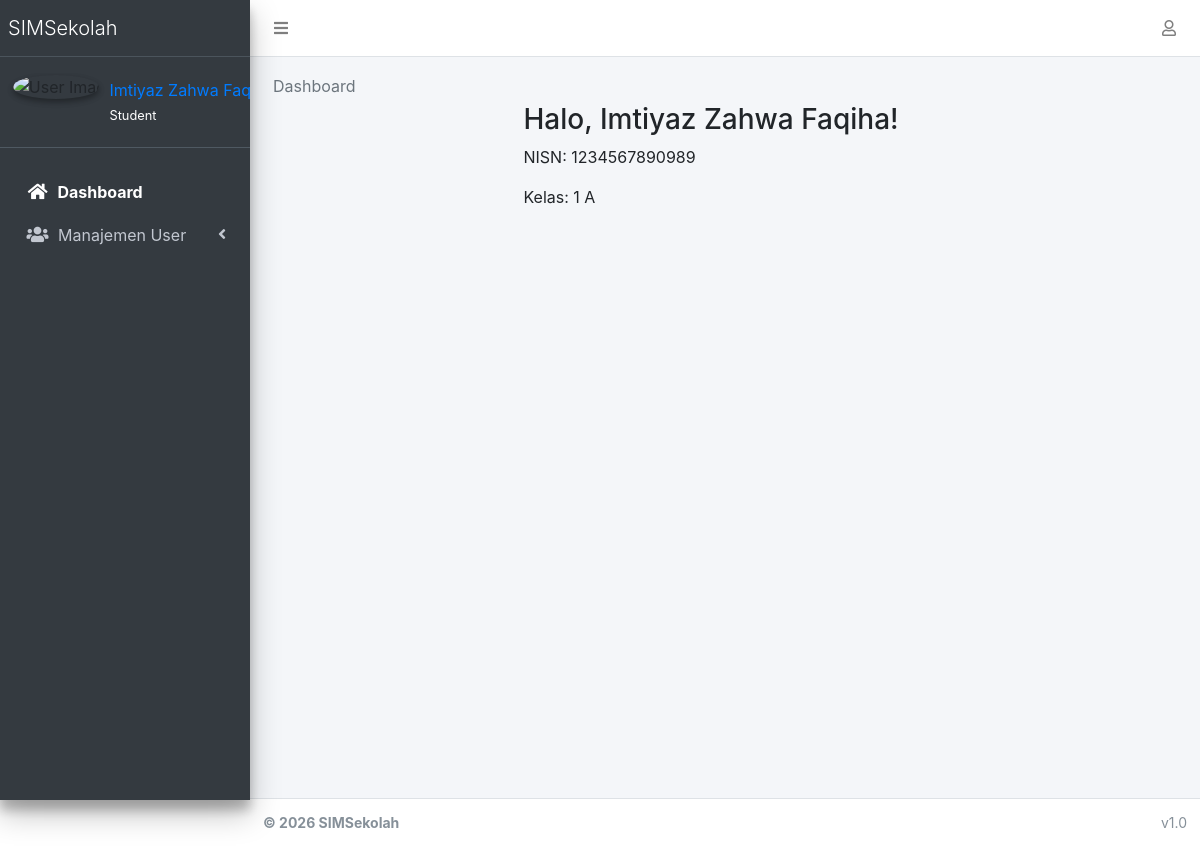
The app's page /dashboard/ (signed in), older data.
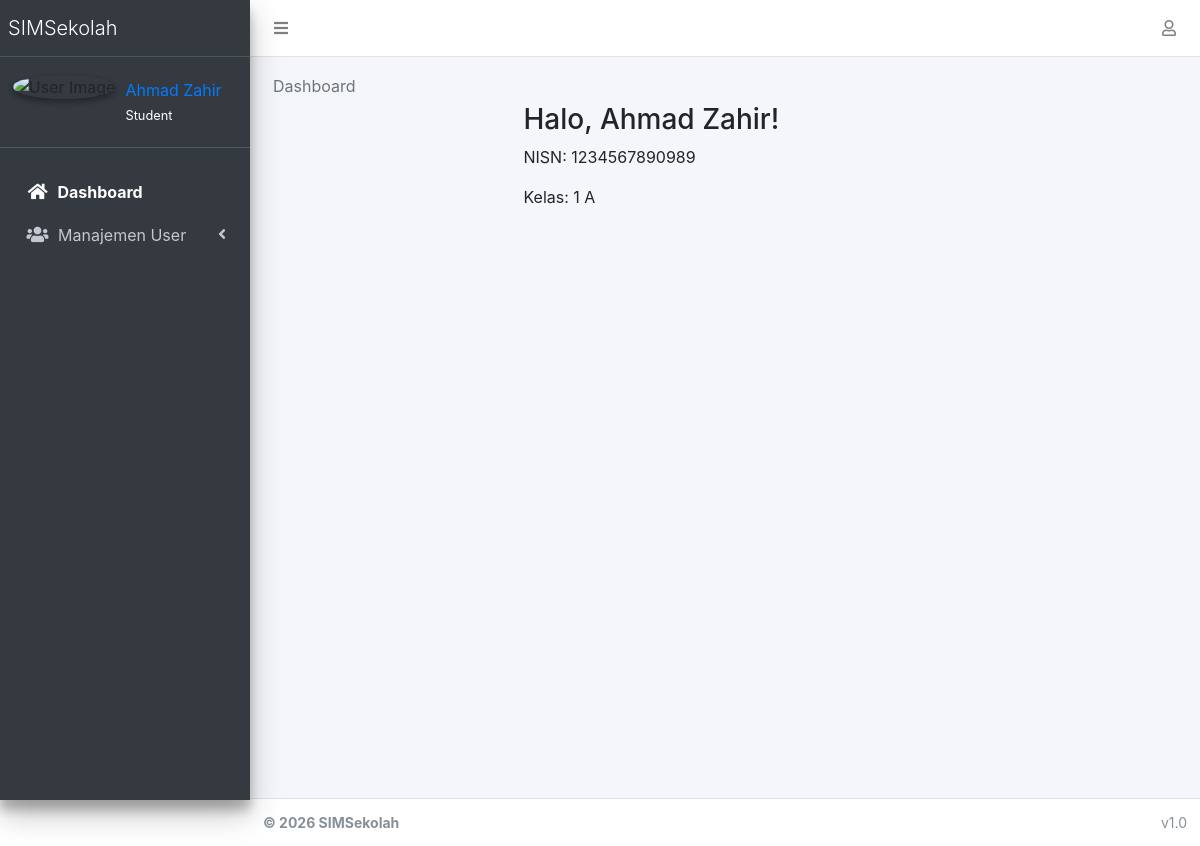
The same page, newer data.
### apps/accounts/models.py (models this page shows, shortened)
class UserProfile(models.Model):
    GENDER_CHOICES = (
        ('L', 'Laki-laki'),
        ('P', 'Perempuan'),
    )
    user = models.OneToOneField(User, on_delete=models.CASCADE)
    nama_lengkap = models.CharField(max_length=150, blank=True)
    nik = models.CharField(max_length=16, blank=True)
    jenis_kelamin = models.CharField(max_length=1, choices=GENDER_CHOICES, blank=True)
    tempat_lahir = models.CharField(max_length=100, blank=True)
    tanggal_lahir = models.DateField(null=True, blank=True)
    nama_ibu_kandung = models.CharField(max_length=150, blank=True)
    nama_sekolah = models.CharField(max_length=200, blank=True)
    npsn = models.CharField(max_length=20, blank=True)
    alamat_sekolah = models.TextField(blank=True)
    email_unit_kerja = models.EmailField(blank=True)
    alamat_rumah = models.TextField(blank=True)
    no_hp = models.CharField(max_length=20, blank=True)
    email_pribadi = models.EmailField(blank=True)
    pendidikan_terakhir = models.CharField(max_length=100, blank=True)
    jurusan = models.CharField(max_length=100, blank=True)
    gelar = models.CharField(max_length=50, blank=True)
    scan_ktp = models.FileField(upload_to='documents/ktp/', blank=True, null=True)
    scan_kk = models.FileField(upload_to='documents/kk/', blank=True, null=True)
    scan_sk = models.FileField(upload_to='documents/sk/', blank=True, null=True)

class User(AbstractUser):
    role = models.CharField(
        max_length=20,
        choices=(
            ('admin', 'Admin'),
            ('operator', 'Operator'),
            ('teacher', 'Teacher'),
            ('student', 'Student'),
        ),
        default='student'
    )

### apps/dashboard/views.py (the view)
# urls.py: path('', DashboardView.as_view(), name='dashboard'),
class DashboardView(LoginRequiredMixin, TemplateView):
    def get_template_names(self):
        role = self.request.user.role
        mapping = {
            'admin': 'admin/dashboard.html',
            'teacher': 'dashboard/teachers/teacher.html',
            'student': 'dashboard/students/student.html',
        }
        return [mapping.get(role, 'dashboard/default.html')]
    def get_context_data(self, **kwargs):
        context = super().get_context_data(**kwargs)
        user = self.request.user
        try:
            context['profile'] = user.userprofile
        except Exception:
            context['profile'] = None
        if user.role == 'teacher' and hasattr(user.userprofile, 'teacher_detail'):
            context['detail'] = user.userprofile.teacher_detail
        elif user.role == 'student' and hasattr(user.userprofile, 'student_detail'):
            context['detail'] = user.userprofile.student_detail
        return context

### apps/academics/models.py (called while the page is built)
    def __str__(self):
        return self.nama

### apps/accounts/templatetags/account_tags.py (called while the page is built)
@register.inclusion_tag('accounts/partials/user_info.html', takes_context=True)
def user_profile_info(context):
    request = context['request']
    user = request.user
    return {
        'profile': user.userprofile if user.is_authenticated else None,
        'user': user
    }

### apps/core/context_processors.py (called while the page is built)
def theme(request):
    return {
        "THEME": settings.THEME
    }

def breadcrumbs(request):
    breadcrumbs = []
    if request.resolver_match:
        url_name = request.resolver_match.url_name
        if url_name:
            parts = url_name.split("_")
            for part in parts:
                breadcrumbs.append({
                    "name": part.capitalize(),
                    "url": ""
                })
    return {
        "breadcrumbs": breadcrumbs
    }

### templates/dashboard/students/student.html (shortened to what this page needs)
{% extends "dashboard/base.html" %}
{% block content %}
<div class="content-wrapper">
    <section class="content">
        <div class="user-info">
            <h3>Halo, {{ profile.nama_lengkap }}!</h3>
            <p>NISN: {{ detail.nisn }}</p>
            <p>Kelas: {{ detail.kelas }}</p>
        </div>
    </section>
</div>
{% endblock %}

### apps/accounts/templates/accounts/partials/user_info.html
{% if user.is_authenticated %}
    <div class="user-panel mt-3 pb-3 mb-3 d-flex">
        <div class="image">
            <img src="/static/adminlte/img/user2-160x160.jpg" class="img-circle elevation-2" alt="User Image">
        </div>
        <div class="info">
            <a href="#" class="d-block">{{ profile.nama_lengkap|default:user.username }}</a>
            <small class="text-white">{{ user.role|title }}</small>
        </div>
    </div>
{% endif %}

Row changes from the older to the newer data that the page shows:
changed UserProfile: nama_lengkap "Imtiyaz Zahwa…" → "Ahmad Zahir"; nama_lengkap "Imtiyaz Zahwa Faqiha" → "Ahmad Zahir"
